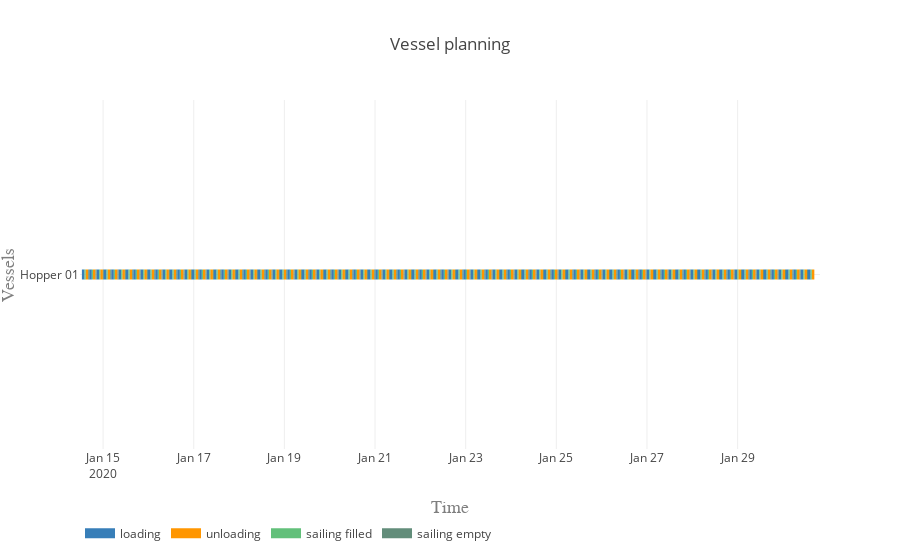

The cell this chart's notebook holds for it:
### Markdown cell above
#### Vessel planning

### Code cell
vessels = [hopper]

activities = ['loading', 'unloading', 'sailing filled', 'sailing empty']
colors = {0:'rgb(55,126,184)', 1:'rgb(255,150,0)', 2:'rgb(98, 192, 122)', 3:'rgb(98, 141, 122)'}

plot.vessel_planning(vessels, activities, colors)

### Figure 1 — Plotly figure (JSON) as saved in the notebook; plotly's stock layout.template omitted (floating-point values rounded to 4 significant figures; data arrays with more than 128 entries replaced by an {"elided": "..."} marker saying what was removed)
{"data": [{"connectgaps": false, "hoverinfo": "y+name", "line": {"color": "rgb(55,126,184)", "width": 10}, "mode": "lines", "name": "loading", "type": "scatter", "uid": "b489e10e-7db7-4380-9963-0a983da55efb", "x": {"elided": "500 str values"}, "y": {"elided": "500 str values"}}, {"connectgaps": false, "hoverinfo": "y+name", "line": {"color": "rgb(255,150,0)", "width": 10}, "mode": "lines", "name": "unloading", "type": "scatter", "uid": "84220cf3-0a8c-4680-b9da-21cbc9bbd380", "x": {"elided": "500 str values"}, "y": {"elided": "500 str values"}}, {"connectgaps": false, "hoverinfo": "y+name", "line": {"color": "rgb(98, 192, 122)", "width": 10}, "mode": "lines", "name": "sailing filled", "type": "scatter", "uid": "6550bc1b-bc8b-49d4-8c68-76e3966e0291", "x": {"elided": "500 str values"}, "y": {"elided": "500 str values"}}, {"connectgaps": false, "hoverinfo": "y+name", "line": {"color": "rgb(98, 141, 122)", "width": 10}, "mode": "lines", "name": "sailing empty", "type": "scatter", "uid": "2afb8167-0285-44c3-af74-967351dfa21b", "x": {"elided": "495 str values"}, "y": {"elided": "495 str values"}}], "layout": {"hovermode": "closest", "legend": {"orientation": "h", "x": 0, "y": -0.2}, "title": "Vessel planning", "xaxis": {"range": ["2020-01-14 11:46:33", "2020-01-30 19:36:28.844910"], "title": "Time", "titlefont": {"color": "#7f7f7f", "family": "Courier New, monospace", "size": 18}}, "yaxis": {"title": "Vessels", "titlefont": {"color": "#7f7f7f", "family": "Courier New, monospace", "size": 18}}}}
